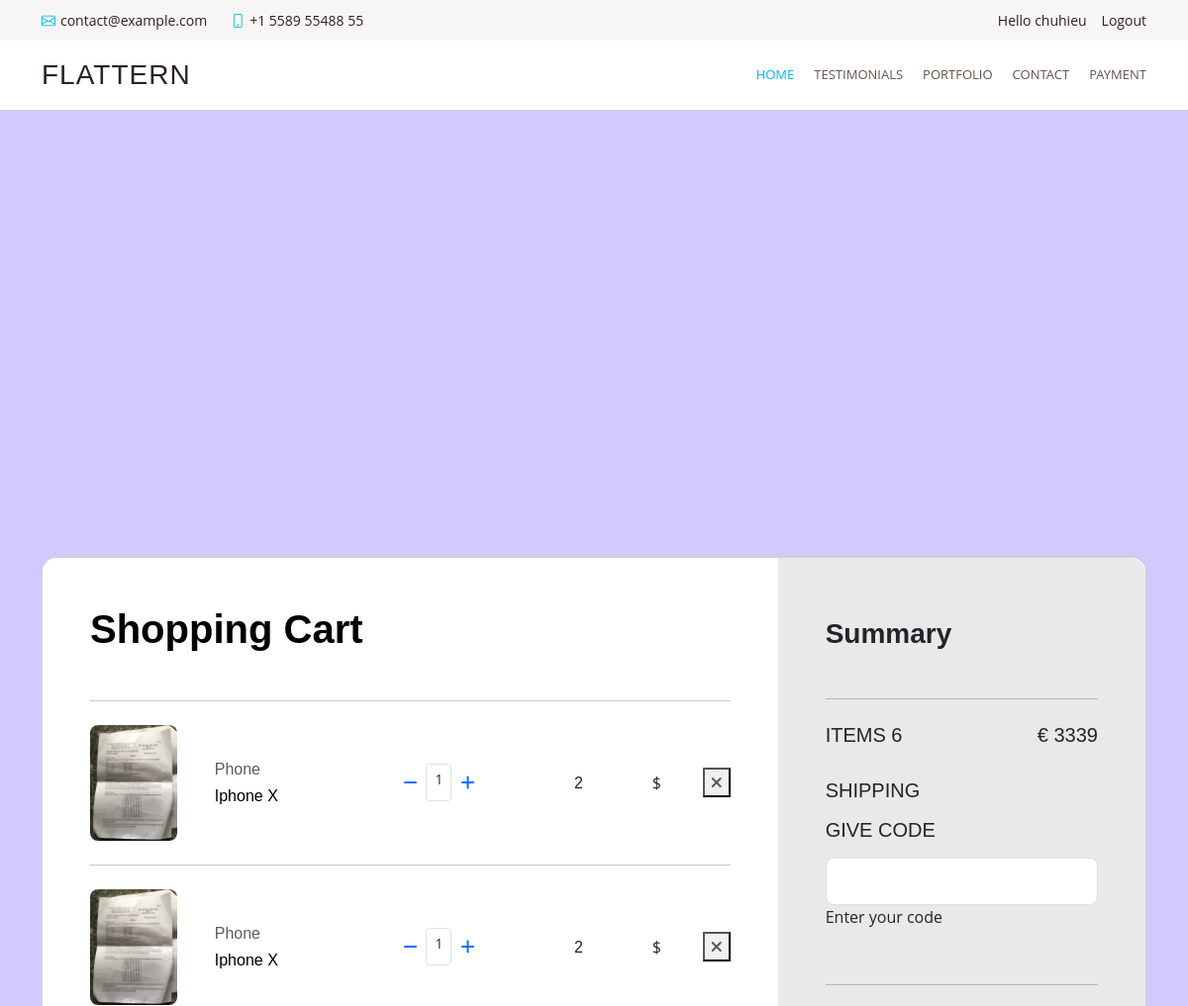
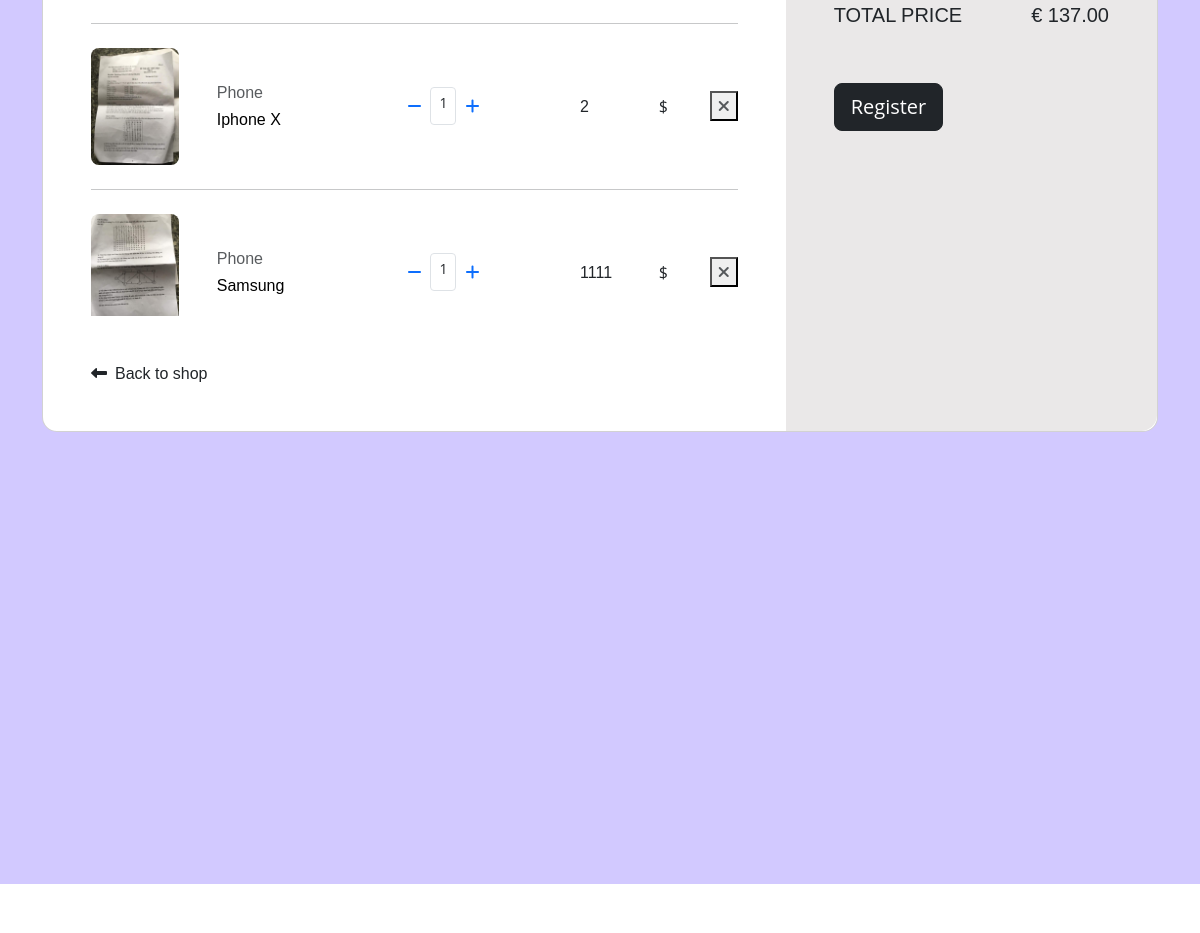
The page /show/ (signed in, upper part) on the database as committed earlier (2 pictures, top to bottom).
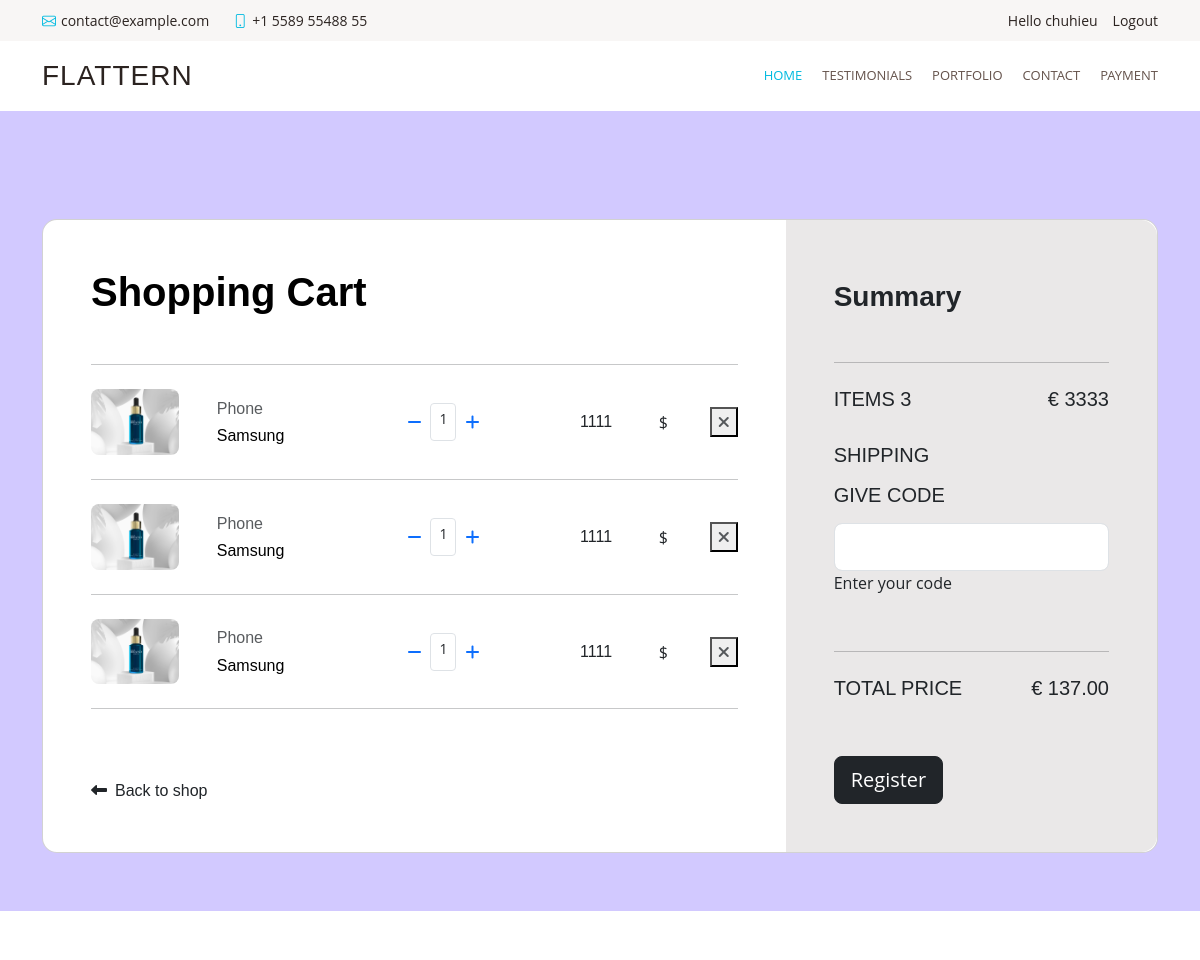
The same page on the database as committed later.
### application/models.py (models this page shows, shortened)
class Cart(models.Model):
    user = models.ForeignKey(User, default=None,on_delete=models.CASCADE)
    product = models.ForeignKey(Product,default=None,on_delete=models.CASCADE)
    quantity = models.PositiveIntegerField()
    @property
    def total_cost(self):
        return self.quantity * self.product.price

class Product(models.Model):
    product_name = models.CharField(max_length=100)
    category = models.CharField(max_length=100, default="")
    description = models.TextField(max_length=500,default="")
    price = models.IntegerField(default=0)
    date = models.DateField(max_length=300)
    image = models.ImageField(upload_to='images/')

### application/views.py (the view)
# urls.py: path('show/',views.showCart, name="showCart"),
def showCart(request):
    carts = Cart.objects.filter(user=request.user)
    total_cost = sum(cart.total_cost for cart in carts)
    return render(request, 'payment.html', {'carts': carts, 'total_cost': total_cost})

### templates/payment.html (shortened to what this page needs)
{% extends 'base.html' %}
{% load static %}
{% block content %}
<section class="h-100 h-custom" style="background-color: #d2c9ff">
  <div class="container py-5 h-100">
    <div class="row d-flex justify-content-center align-items-center h-100">
      <div class="col-12">
        <div
          class="card card-registration card-registration-2"
          style="border-radius: 15px"
        >
          <div class="card-body p-0">
            <div class="row g-0">
              <div class="col-lg-8">
                <div class="p-5">
                  <div
                    class="d-flex justify-content-between align-items-center mb-5"
                  >
                    <h1 class="fw-bold mb-0 text-black">Shopping Cart</h1>
                  </div>
                  <hr class="my-4" />
                  <div class="container-cart">
                    {% for cart in carts %}
                    <div class="row mb-4 d-flex justify-content-between align-items-center">
                      <div class="col-md-2 col-lg-2 col-xl-2">
                        <img
                          src="{{cart.product.image.url}}"
                          class="img-fluid rounded-3"
                          alt="{{cart.product.product_name}}"
                        />
                      </div>
                      <div class="col-md-3 col-lg-3 col-xl-3">
                        <h6 class="text-muted">{{cart.product.category}}</h6>
                        <h6 class="text-black mb-0">{{cart.product.product_name}}</h6>
                      </div>
                      <div class="col-md-3 col-lg-3 col-xl-2 d-flex">
                        <button
                          class="btn btn-link px-2 decreaseCart"
                          data-cartid="{{cart.id}}"
                          data-csrf ="{{csrf_token}}"
                          type="submit"
                        >
                          <i class="fas fa-minus"></i>
                        </button>
                        <div class="form-control form-control-sm allSubQuantity" id="cartId-{{cart.id}}">{{cart.quantity}}</div>
                        <button
                          class="btn btn-link px-2 increaseCart"
                          data-cartid="{{cart.id}}"
                          data-csrf ="{{csrf_token}}"
                          type="submit"
                        >
                          <i class="fas fa-plus"></i>
                        </button>
                      </div>
                      <div class="d-flex justify-content-between align-items-center col-md-3 col-lg-2 col-xl-2 offset-lg-1">
                        <h6 class="mb-0 allSubCost" >{{cart.product.price}}</h6>
                        <div>$</div>
                      </div>
                      <div class="col-md-1 col-lg-1 col-xl-1 text-end">
                        <button
                          type="submit"
                          class="text-muted removeCart"
                          data-cartid="{{cart.id}}"
                          data-csrf ="{{csrf_token}}"
                          >
                          <i class="fas fa-times"></i
                        ></button>
                      </div>
                    </div>
                    <hr class="my-4" />
                    {% endfor %}
                  </div>
                  <div class="pt-5">
                    <h6 class="mb-0">
                      <a href="/" class="text-body"
                        ><i class="fas fa-long-arrow-alt-left me-2"></i>Back to
                        shop</a
                      >
                    </h6>
                  </div>
                </div>
              </div>
              <div class="col-lg-4 bg-grey">
                <div class="p-5">
                  <h3 class="fw-bold mb-5 mt-2 pt-1">Summary</h3>
                  <hr class="my-4" />
                  <div class="d-flex justify-content-between mb-4">
                    <h5 class="text-uppercase">Items {{carts|length}}</h5>
                    <h5 id="totalCost">€ {{total_cost}}</h5>
                  </div>
                  <h5 class="text-uppercase mb-3">Shipping</h5>
                  <h5 class="text-uppercase mb-3">Give code</h5>
                  <div class="mb-5">
                    <div class="form-outline">
                      <input
                        type="text"
                        id="form3Examplea2"
                        class="form-control form-control-lg"
                      />
                      <label class="form-label" for="form3Examplea2"
                        >Enter your code</label
                      >
                    </div>
                  </div>
                  <hr class="my-4" />
                  <div class="d-flex justify-content-between mb-5">
                    <h5 class="text-uppercase">Total price</h5>
                    <h5>€ 137.00</h5>
                  </div>
                  <button
                    type="button"
                    class="btn btn-dark btn-block btn-lg"
                    data-mdb-ripple-color="dark"
                  >
                    Register
                  </button>
                </div>
              </div>
            </div>
          </div>
        </div>
      </div>
    </div>
  </div>
</section>
{% endblock content %}

### templates/base.html (shortened to what this page needs)
{% load static %}
<!DOCTYPE html>
<html lang="en">
  <head>
    <link rel="stylesheet" href="https://cdnjs.cloudflare.com/ajax/libs/font-awesome/6.4.2/css/all.min.css">
    <link
      href="{% static '/assets/vendor/animate.css/animate.min.css' %}"
      rel="stylesheet"
    />
    <link href="{% static '/assets/vendor/aos/aos.css" rel="stylesheet" />
    <link
      href="{% static '/assets/vendor/bootstrap/css/bootstrap.min.css' %}"
      rel="stylesheet"
    />
    <link
      href="{% static '/assets/vendor/bootstrap-icons/bootstrap-icons.css' %}"
      rel="stylesheet"
    />
    <link
      href="{% static '/assets/vendor/boxicons/css/boxicons.min.css' %}"
      rel="stylesheet"
    />
    <link
      href="{% static '/assets/vendor/glightbox/css/glightbox.min.css' %}"
      rel="stylesheet"
    />
    <link
      href="{% static '/assets/vendor/swiper/swiper-bundle.min.css' %}"
      rel="stylesheet"
    />
    <link href="{% static '/assets/css/style.css' %}" rel="stylesheet" />
  </head>
  <body>
    <section id="topbar" class="d-flex align-items-center">
      <div
        class="container d-flex justify-content-center justify-content-md-between"
      >
        <div class="contact-info d-flex align-items-center">
          <i class="bi bi-envelope d-flex align-items-center"
            ><a href="mailto:contact@example.com">contact@example.com</a></i
          >
          <i class="bi bi-phone d-flex align-items-center ms-4"
            ><span>+1 5589 55488 55</span></i
          >
        </div>
        {% if user.is_authenticated %}
          <div class="log-in d-none d-md-flex align-items-center">
            <div>Hello {{ request.user.username }}</div>
            <a href="auth/logout/" class="log-in">Logout</a>
          </div>
        {% else %}
          <div class="log-in d-none d-md-flex align-items-center">
            <a href="auth/login/" class="log-in">Sign in / Sign up </a>
          </div>
        {% endif %}
      </div>
    </section>
    <header id="header" class="d-flex align-items-center">
      <div class="container d-flex justify-content-between">
        <div class="logo">
          <h1 class="text-light"><a href="/">Flattern</a></h1>
        </div>
        <nav id="navbar" class="navbar">
          <ul>
            <li><a class="active" href="/">Home</a></li>
            <li><a href="/testimo">Testimonials</a></li>
            <li><a href="/portfolio">Portfolio</a></li>
            <li><a href="/contact">Contact</a></li>
            <li><a href="/show">Payment</a></li>
          </ul>
        </nav>
      </div>
    </header>
    {% block content %} {% endblock content %}
  </body>
</html>

### static/assets/css/style.css (style rules this page uses)
body { font-family: "Open Sans", sans-serif; color: #4d4643; }
a { color: #00bae0; text-decoration: none; }
h1, h2, h3, h4, h5, h6 { font-family: "Muli", sans-serif; }
#topbar { background: #f8f6f5; padding: 10px 0; font-size: 14px; }
#topbar .contact-info i { font-style: normal; color: #00bae0; }
#topbar .contact-info i a, #topbar .contact-info i span { padding-left: 5px; color: #2b2320; }
#topbar .contact-info i a { line-height: 0; transition: 0.3s; }
#topbar .log-in { color: #2b2320; line-height: 0; transition: 0.3s; margin-left: 15px; }
#header { height: 70px; transition: all 0.5s; z-index: 997; transition: all 0.5s; background: #fff; }
#header .logo h1 { font-size: 28px; margin: 0; padding: 10px 0; line-height: 1; font-weight: 400; letter-spacing: 1px; text-transform: uppercase; }
#header .logo h1 a, #header .logo h1 a:hover { color: #2b2320; text-decoration: none; }
.navbar { padding: 0; }
.navbar ul { margin: 0; padding: 0; display: flex; list-style: none; align-items: center; }
.navbar li { position: relative; }
.navbar a, .navbar a:focus { display: flex; align-items: center; justify-content: space-between; padding: 10px 0 10px 20px; font-size: 13px; color: #65534c; white-space: nowrap; text-transform: uppercase; transition: 0.3s; }
.navbar a:hover, .navbar .active, .navbar .active:focus, .navbar li:hover > a { color: #00bae0; }
section { padding: 60px 0; overflow: hidden; }

### templates/payment.html (style rules this page uses)
@media (min-width: 1025px) { .h-custom { height: 100vh !important; } }
.bg-grey { background-color: #eae8e8; }
.container-cart { max-height: 600px; overflow: scroll; }
@media (min-width: 992px) { .card-registration-2 .bg-grey { border-top-right-radius: 16px; border-bottom-right-radius: 16px; } }

Rows that differ between the two databases and show on the page:
removed Cart: product.image (picture), product.category "Phone", product.product_name "Iphone X", quantity "1", product.price "2"
removed Cart: product.image (picture), product.category "Phone", product.product_name "Iphone X", quantity "1", product.price "2"
removed Cart: product.image (picture), product.category "Phone", product.product_name "Iphone X", quantity "1", product.price "2"
changed through a linked row, Cart (number 1 of 3 on the later page): product.image: a different picture
now on this page (row unchanged): Cart: product.image (picture), product.category "Phone", product.product_name "Samsung", quantity "1", product.price "1111"
now on this page (row unchanged): Cart: product.image (picture), product.category "Phone", product.product_name "Samsung", quantity "1", product.price "1111"
Other text that changed with them:
{{ carts|length }}: "6" → "3"
{{ total_cost }}: "3339" → "3333"
